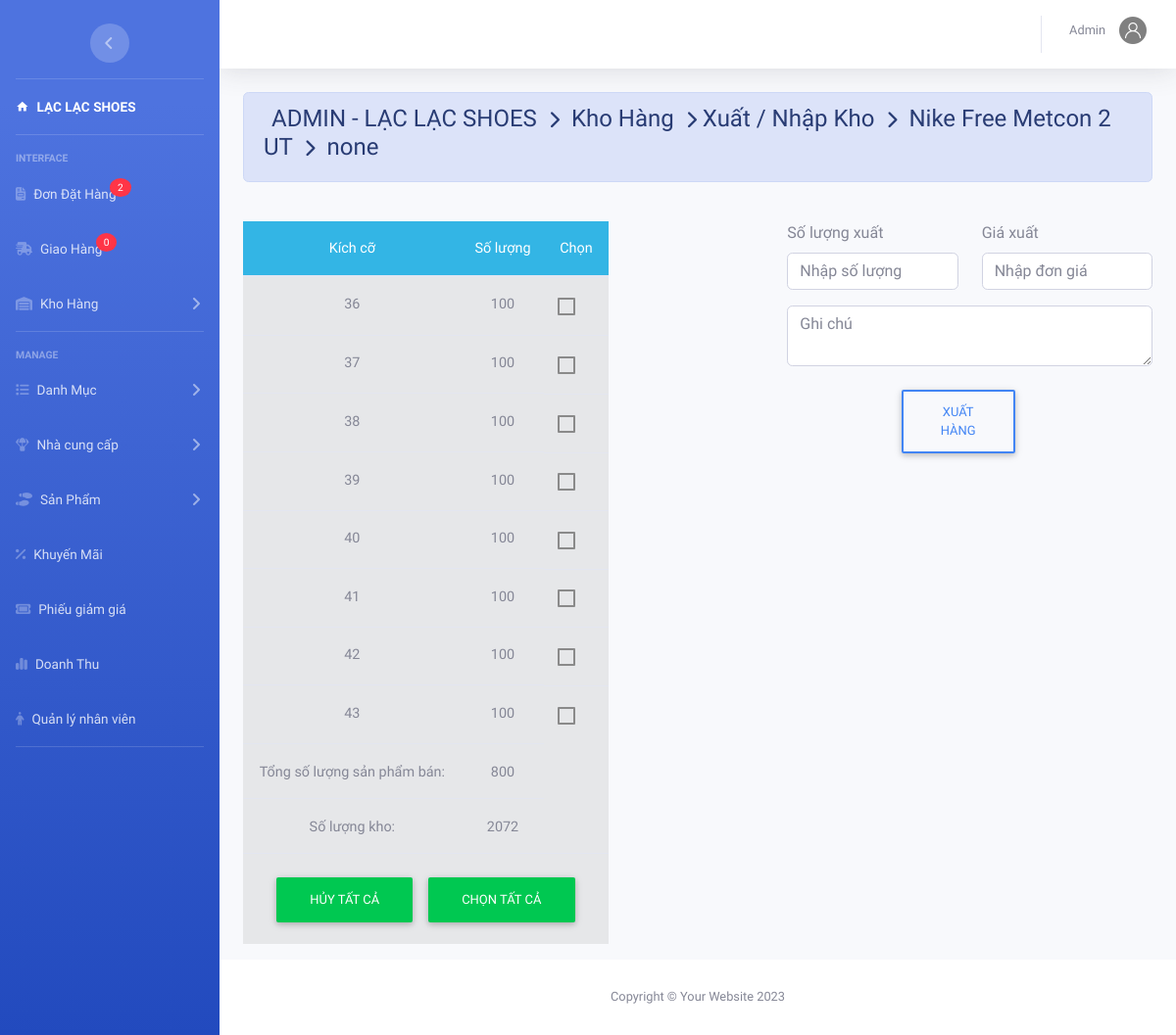
Screenshot of /admin/index.php?action=kho&view=apply&masp=4&t=Nike Free Metcon 2 UT&h=NikeFreeMetcon2UT.png&mau=none (signed in) with the database file from the repository.
### tables this page shows
CREATE TABLE `chitietsanpham` (
  `MaSP` int(11) NOT NULL,
  `MaSize` int(11) NOT NULL,
  `MaMau` varchar(50) NOT NULL,
  `SoLuong` int(11) NOT NULL
);

CREATE TABLE `sanpham` (
  `MaSP` int(11) NOT NULL,
  `TenSP` varchar(50) NOT NULL,
  `MaDM` int(11) DEFAULT NULL,
  `MaNCC` int(11) NOT NULL,
  `SoLuongKho` int(11) DEFAULT NULL,
  `SoLuong` int(11) DEFAULT 0,
  `MoTa` text DEFAULT NULL,
  `DonGia` decimal(10,0) NOT NULL,
  `AnhNen` varchar(50) DEFAULT NULL
);

### admin/kho/phieunhap.php (the view, shortened to what this page needs)
<?php
if (isset($_GET['mau'])) {
	$mau = $_GET['mau'];
	$t = $_GET['t'];
	$masp = $_GET['masp'];
	$sql = "SELECT *FROM chitietsanpham where MaSP=" . $masp . " and MaMau='" . $mau . "'";
	$rs = mysqli_query($conn, $sql);
	$sqlSP = "SELECT * FROM sanpham where MaSP=" . $masp;
	$rsSP = mysqli_query($conn, $sqlSP);
	$soluongkho = mysqli_fetch_assoc($rsSP)['SoLuongKho'];
	$tsl = 0;
?>
	<div class="container-fluid">
		<form action="kho/xuly.php" method="get" accept-charset="utf-8">
			<div class=" alert alert-primary">
				<h4 class="page-title">
					ADMIN - LẠC LẠC SHOES &#160;<i class="fas fa-chevron-right" style="font-size: 18px"></i>&#160; Kho Hàng &#160;<i class="fas fa-chevron-right" style="font-size: 18px"></i>&#160;Xuất / Nhập Kho &#160;<i class="fas fa-chevron-right" style="font-size: 18px"></i>&#160; <?php echo $t ?> &#160;<i class="fas fa-chevron-right" style="font-size: 18px"></i>&#160; <?php echo $mau ?>
				</h4>
			</div><br>
			<div class="row justify-content-between">
				<div class="col-md-5">
					<table class="table table-active table-hover text-center">
						<thead class="badge-info">
							<tr>
								<th>Kích cỡ</th>
								<th>Số lượng</th>
								<th>Chọn</th>
							</tr>
						</thead>
						<tbody>
							<?php while ($row = mysqli_fetch_array($rs)) {
								$tsl += $row['SoLuong']; ?>
								<tr>
									<td><?php echo $row['MaSize'] ?></td>
									<td><?php echo $row['SoLuong'] ?></td>
									<td class="form-check m-auto"><input class="form-check-input" value="<?php echo $row['MaSize'] ?>" type="checkbox" name="chon[]" id="<?php echo $row['MaSize'] ?>">
										<label class="form-check-label" for="<?php echo $row['MaSize'] ?>">&#160;</label>
									</td>
								</tr>
							<?php } ?>
							<tr>
								<td>Tổng số lượng sản phẩm bán:</td>
								<td><?php echo $tsl ?></td>
							</tr>
							<tr>
								<td>Số lượng kho:</td>
								<td><?php echo $soluongkho ?></td>
							</tr>
							<tr>
								<td colspan="3">
									<input class="btn btn-success" type="button" id="btn2" value="Hủy tất cả">
									<input class="btn btn-success" type="button" id="btn1" value="Chọn tất cả">
								</td>
							</tr>
						</tbody>
					</table>
				</div>
				<div class="col-md-5">
					<div class="row">
						<div class="col-lg-6">
							<div class="form-group">
								<label for="">Số lượng xuất</label>
								<input onkeypress=" return isNumberKey(event)" class="form-control m-auto" type="text" name="so" placeholder="Nhập số lượng" required autofocus>
							</div>
						</div>
						<div class="col-lg-6">
							<div class="form-group">
								<label for="">Giá xuất</label>
								<input onkeypress=" return isNumberKey(event)" class="form-control m-auto" type="text" name="dg" placeholder="Nhập đơn giá" required>
							</div>
						</div>
						<div class="col-lg-12">
							<textarea class="form-control" name="note" rows="2" placeholder="Ghi chú"></textarea>
						</div>
					</div>
					<br>
					<div class="col-12 row">
						<button class=" m-auto col-4 btn btn-outline-primary" name="action" value="xuathang" type="submit">Xuất hàng</button>
					</div>
				</div>
			</div>
		</form>
	</div>
<?php
}
?>

### rows the page displays
chitietsanpham: MaSize "36", SoLuong "100"
chitietsanpham: MaSize "37", SoLuong "100"
chitietsanpham: MaSize "38", SoLuong "100"
chitietsanpham: MaSize "39", SoLuong "100"
chitietsanpham: MaSize "40", SoLuong "100"
chitietsanpham: MaSize "41", SoLuong "100"
chitietsanpham: MaSize "42", SoLuong "100"
chitietsanpham: MaSize "43", SoLuong "100"
sanpham: SoLuongKho "2072"

### other values shown
$dem "2"
$dem "0"
$nv['TenNV'] "Admin"
$t "Nike Free Metcon 2 UT"
$mau "none"
$tsl "800"
